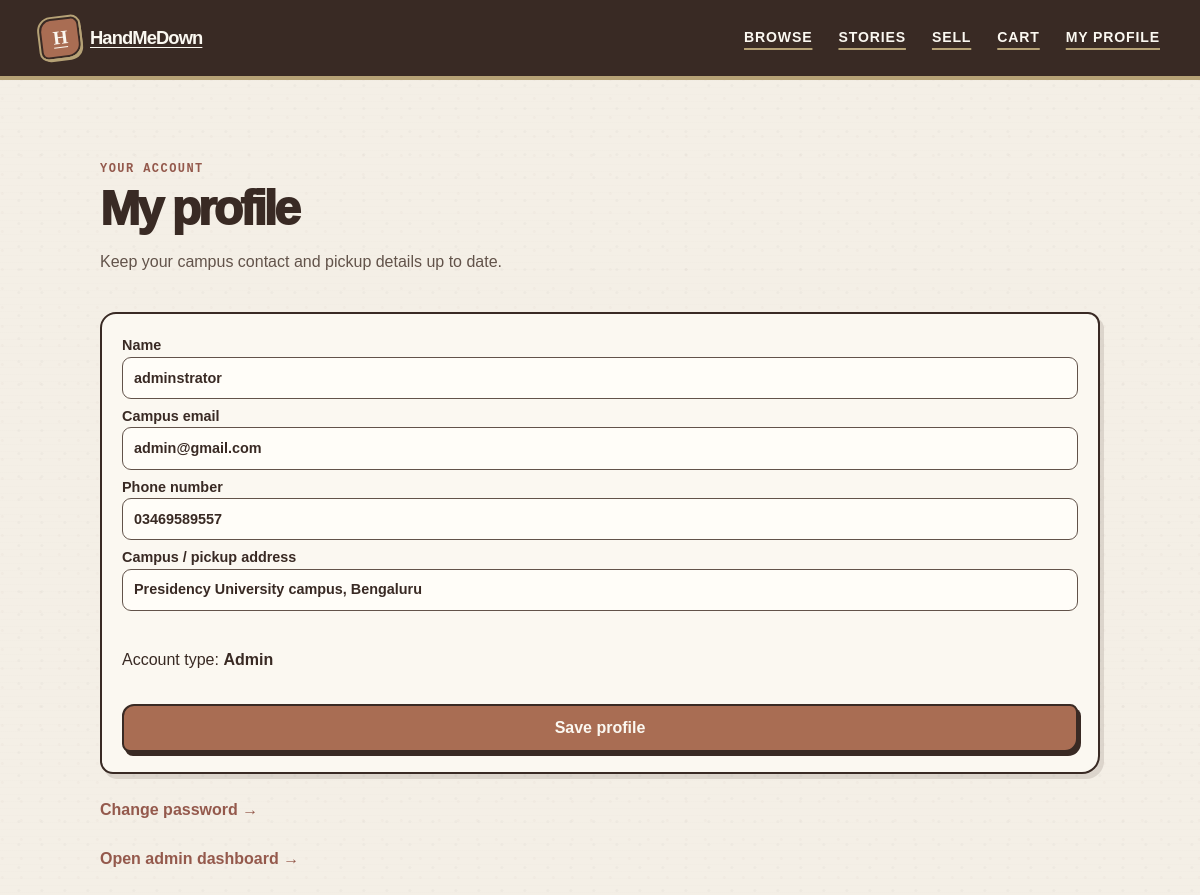
The page /profile.php?id=1 (signed in) on the database its author committed.
### tables this page shows
CREATE TABLE `customer` (
  `customer_id` int(100) NOT NULL,
  `customer_fname` varchar(50) NOT NULL,
  `customer_email` varchar(100) NOT NULL,
  `customer_pwd` varchar(100) NOT NULL,
  `customer_phone` varchar(15) NOT NULL,
  `customer_address` text NOT NULL,
  `customer_role` varchar(50) NOT NULL DEFAULT 'normal'
);

### functions/sell-functions.php (called while the page is built, shortened)
<?php
require_once __DIR__ . '/browse-functions.php';
if (!function_exists('hmd_current_user_id')) {
    function hmd_current_user_id()
    {
        return isset($_SESSION['id']) && filter_var($_SESSION['id'], FILTER_VALIDATE_INT) && (int) $_SESSION['id'] > 0
            ? (int) $_SESSION['id']
            : 0;
    }
}

### functions/browse-functions.php (called while the page is built, shortened)
<?php
if (!function_exists('hmd_escape')) {
    function hmd_escape($value)
    {
        return htmlspecialchars((string) $value, ENT_QUOTES | ENT_SUBSTITUTE, 'UTF-8');
    }
}

### profile.php (the view, shortened to what this page needs)
<?php
require_once __DIR__ . '/functions/sell-functions.php';
$userId = hmd_current_user_id();
$stmt = $conn->prepare(
    'SELECT customer_fname, customer_email, customer_phone, customer_address, customer_role
     FROM customer WHERE customer_id = ? LIMIT 1'
);
$stmt->bind_param('i', $userId);
$stmt->execute();
$profile = $stmt->get_result()->fetch_assoc();
?>
<!DOCTYPE html>
<html lang="en">
<head>
  <link rel="stylesheet" href="css/hmd-marketplace.css">
</head>
<body>
  <?php include __DIR__ . '/includes/hmd-header.php'; ?>
  <main class="hmd-content">
    <header class="intro">
      <span class="eyebrow">Your account</span>
      <h1>My profile</h1>
      <p>Keep your campus contact and pickup details up to date.</p>
    </header>
    <section class="panel">
      <form class="hmd-form" method="post">
        <div class="grid">
          <label for="name">Name<input id="name" name="name" maxlength="50" value="<?= hmd_escape($profile['customer_fname']) ?>" autocomplete="name" required></label>
          <label for="email">Campus email<input id="email" name="email" type="email" maxlength="100" value="<?= hmd_escape($profile['customer_email']) ?>" autocomplete="email" required></label>
          <label for="phone">Phone number<input id="phone" name="phone" maxlength="15" value="<?= hmd_escape($profile['customer_phone']) ?>" autocomplete="tel"></label>
          <label for="address">Campus / pickup address<input id="address" name="address" value="<?= hmd_escape($profile['customer_address']) ?>" autocomplete="street-address" required></label>
        </div>
        <p>Account type: <strong><?= hmd_escape(ucfirst($profile['customer_role'])) ?></strong></p>
        <button type="submit">Save profile</button>
      </form>
    </section>
    <p><a class="details-link" href="change-password.php">Change password →</a></p>
    <?php if ($profile['customer_role'] === 'admin'): ?><p><a class="details-link" href="admin/post.php">Open admin dashboard →</a></p><?php endif; ?>
  </main>
</body>
</html>

### css/hmd-marketplace.css (style rules this page uses)
:root { --cocoa: #392a24; --cocoa-soft: #62534a; --orange: #a96d53; --terracotta: #94594c; --olive: #777966; --mustard: #b6a276; --cream: #f4efe6; --paper: #fbf8f1; --beige: #e4dbcf; --rose: #c99c9a; --silver: #c5c5c2; --ink: #31251f; --shadow: 4px 5px 0 rgb(57 42 36 / 13%); }
* { box-sizing: border-box; }
html { scroll-behavior: smooth; }
body { margin: 0; color: var(--ink); background-color: var(--cream); background-image: radial-gradient(ellipse at 12% 18%, rgb(148 89 76 / 3%) 0 1px, transparent 2px), radial-gradient(ellipse at 82% 72%, rgb(57 42 36 / 3%) 0 1px, transparent 2px), repeating-linear-gradient(0deg, transparent 0 6px, rgb(57 42 36 / 1.5%) 7px); background-size: 19px 19px, 23px 23px, auto; font-family: "Trebuchet MS", Arial, sans-serif; line-height: 1.55; }
a { color: var(--terracotta); text-decoration-thickness: 1px; text-underline-offset: 3px; }
button, input, select, textarea { font: inherit; }
.eyebrow { display: block; color: var(--terracotta); font-family: "Courier New", monospace; font-size: .75rem; font-weight: 900; letter-spacing: .12em; text-transform: uppercase; }
.button,.btn,.hmd-form button { display: inline-flex; min-height: 43px; align-items: center; justify-content: center; padding: 10px 18px; border: 2px solid var(--cocoa); border-radius: 12px 8px 13px 8px; background: var(--orange); color: var(--paper); font-weight: 900; cursor: pointer; box-shadow: 3px 4px 0 var(--cocoa); transition: transform .14s ease, box-shadow .14s ease; }
.promo-banner a,.section-heading>a,.details-link,.story-read-more { color: var(--terracotta); font-weight: 900; text-decoration-color: var(--mustard); text-decoration-thickness: 2px; text-underline-offset: 4px; }
.details-link { display: inline-block; margin-top: 8px; text-decoration: none; }
.intro { padding: 45px 0 22px; }
.intro h1 { margin: 5px 0; color: var(--cocoa); font-size: clamp(2rem, 4vw, 3.2rem); font-weight: 1000; letter-spacing: -.06em; line-height: 1.04; }
.intro p { max-width: 680px; color: var(--cocoa-soft); }
.filter-panel,.box,.panel,.cart-items,.cart-summary,.cart-item,.auth-card,.story-note,.hmd-list li { border: 2px solid var(--cocoa); border-radius: 16px 12px 18px 13px; background: var(--paper); box-shadow: var(--shadow); color: var(--cocoa); }
.filter-panel,.box,.panel { padding: 20px; }
.field label,.hmd-form label { display: block; margin-bottom: 6px; color: var(--cocoa); font-size: .9rem; font-weight: 800; }
.field input,.field select,.hmd-form input,.hmd-form select,.hmd-form textarea,.sort-field select { width: 100%; min-height: 42px; padding: 9px 11px; border: 1.5px solid var(--cocoa-soft); border-radius: 9px; background: #fffdf8; color: var(--cocoa); }
.field input::placeholder,.hmd-form input::placeholder,.hmd-form textarea::placeholder { color: #806b5d; }
.hmd-content { width: min(1000px, calc(100% - 40px)); margin: 35px auto 55px; }
.hmd-form { display: grid; gap: 15px; }

### rows shown on the page
customer: name "adminstrator", email "admin@gmail.com", phone "03469589557", address "Presidency University campus, Bengaluru", customer_role "Admin"
